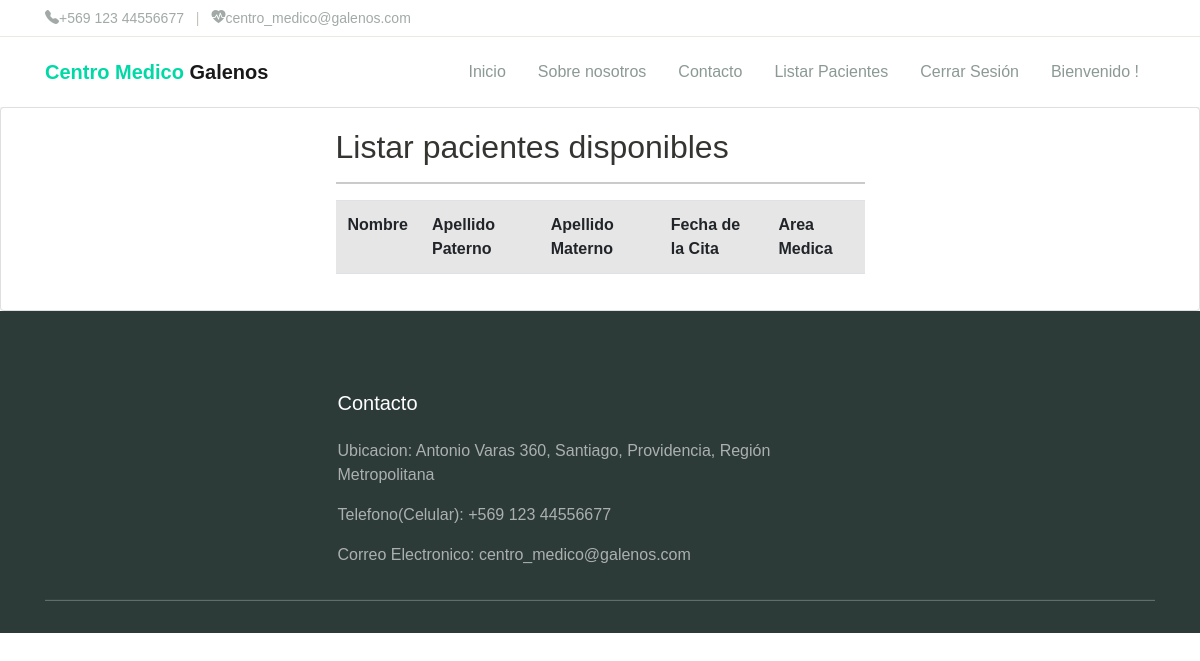
/listar-pacientes/ (signed in), run on an earlier commit of the app's database.
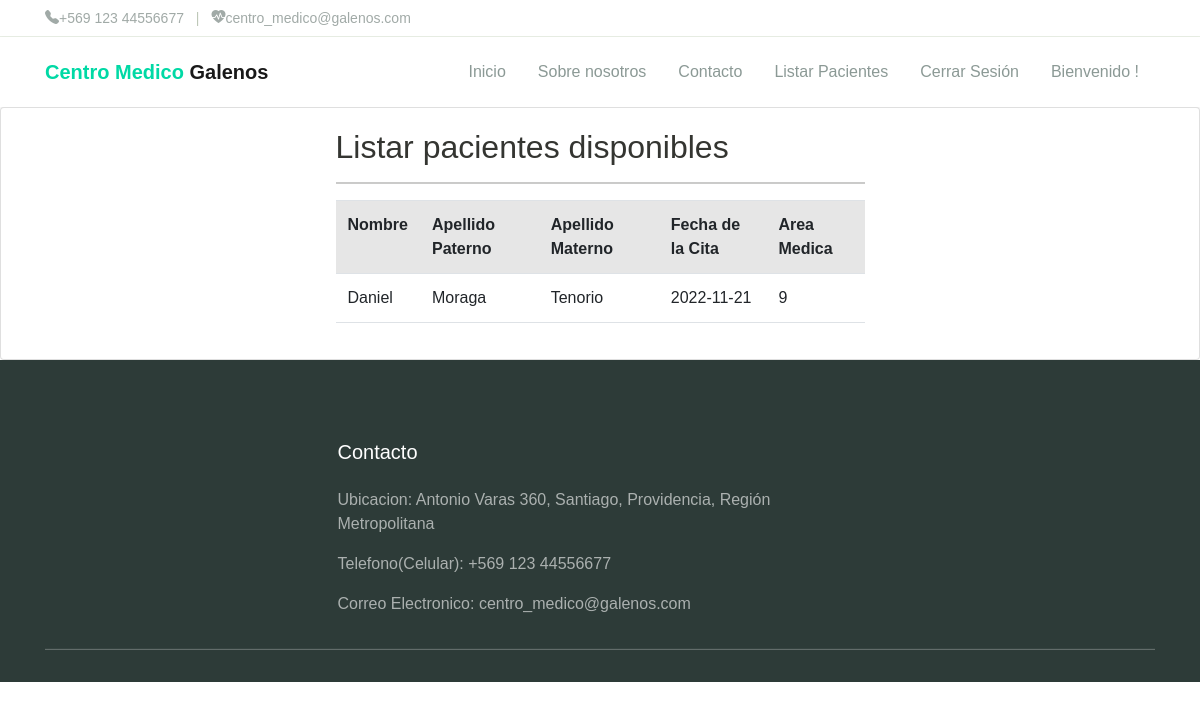
And on a later commit of the database.
### app/models.py (models this page shows, shortened)
class Cita(models.Model):
    nombre = models.CharField(max_length=50)
    apellido_paterno = models.CharField(max_length=15)
    apellido_materno = models.CharField(max_length=15)
    fecha_consulta = models.DateField()
    correo = models.EmailField()
    prevision_salud = models.IntegerField(choices=opciones_previsiones)
    area_medica = models.IntegerField(choices=opciones_areas_medicas)

### app/views.py (the view)
# urls.py: path('listar-pacientes/',listar_pacientes,name="listar_pacientes"),
@permission_required('app.view_paciente')
def listar_pacientes(request):
    pacientes = Cita.objects.all()
    data = {
        'pacientes': pacientes
    }
    return render(request, 'app/pacientes/listar.html',data)

### app/templates/app/pacientes/listar.html
{% extends 'app/base.html' %}
{% block contenido %}
<div class="card">
    <div class="col-md-6 offset-md-3">
        <div class="card-body">
            <h2>Listar pacientes disponibles</h2>
            <hr>
            <table class="table table-striped table-hover tab-responsive-sm">
                <tr>
                    <th>Nombre</th>
                    <th>Apellido Paterno</th>
                    <th>Apellido Materno</th>
                    <th>Fecha de la Cita</th>
                    <th>Area Medica</th>
                </tr>
                {% for c in pacientes %}
                <tr>
                    <td>{{ c.nombre | title }}</td>
                    <td>{{ c.apellido_paterno | capfirst }}</td>
                    <td>{{ c.apellido_materno | capfirst }}</td>
                    <td>{{ c.fecha_consulta | capfirst }}</td>
                    <td>{{ c.area_medica | title }}</td>
                </tr>
                {% endfor %}
            </table>
        </div>
    </div>
</div>
{% endblock%}

### app/templates/app/base.html (shortened to what this page needs)
<!DOCTYPE html>
<html lang="en">
<head>
    {% load static %}
    <link href="https://cdn.jsdelivr.net/npm/bootstrap@5.1.3/dist/css/bootstrap.min.css" rel="stylesheet"
>
    <link rel="stylesheet" href="https://cdn.jsdelivr.net/npm/bootstrap-icons@1.10.2/font/bootstrap-icons.css">
    <link rel="stylesheet" href="{% static 'app/css/maicons.css' %}">
    <link rel="stylesheet" href="{% static 'app/css/bootstrap.css' %}">
    <link rel="stylesheet" href="{% static 'app/vendor/owl-carousel/css/owl.carousel.css' %}">
    <link rel="stylesheet" href="{% static 'app/vendor/animate/animate.css' %}">
    <link rel="stylesheet" href="{% static 'app/css/theme.css' %}">
</head>
<body>
    <header>
        <div class="topbar">
            <div class="container">
                <div class="row">
                    <div class="col-sm-8 text-sm">
                        <div class="site-info">
                            <a href="#"><i class="bi bi-telephone-fill"> </i>  +569 123 44556677</a>
                            <span class="divider">|</span>
                            <a href="#"><i class="bi bi-heart-pulse-fill"> </i>  centro_medico@galenos.com</a>
                        </div>
                    </div>
                </div>
            </div>
        </div>
        <nav class="navbar navbar-expand-lg navbar-light shadow-sm">
            <div class="container">
                <a class="navbar-brand" href="{% url 'home' %}"><span class="text-primary">Centro Medico</span> Galenos</a>
                <div class="collapse navbar-collapse" id="navbarSupport">
                    <ul class="navbar-nav ml-auto">
                        <li class="nav-item">
                            <a class="nav-link" href="{% url 'home' %}">Inicio</a>
                        </li>
                        <li class="nav-item">
                            <a class="nav-link" href="{% url 'about' %}">Sobre nosotros</a>
                        </li>
                        <li class="nav-item">
                            <a class="nav-link" href="{% url 'contact' %}">Contacto</a>
                        </li>
                        {% if perms.app.view_paciente %}
                        <li class="nav-item">
                            <a class="nav-link" href="{% url 'listar_pacientes' %}">Listar Pacientes</a>
                        </li>
                        {% endif %}
                        {% if user.is_authenticated %}
                        <li>
                            <a class="nav-link" href="{% url 'logout' %}">Cerrar Sesión</a>
                        </li>
                        <li>
                            <a class="nav-link" href="#">Bienvenido {{user.first_name}} !</a>
                        </li>
                        {% endif %}
                    </ul>
                </div>
            </div>
        </nav>
    </header>
    <div id="contenido">
        {% block contenido %}
        {% endblock %}
    </div>
    <footer class="page-footer">
        <div class="container">
            <div class="row mx-auto">
                <div class="mx-auto col-sm-6 col-lg-6 py-6">
                    <h5>Contacto</h5>
                    <p class="footer-link mt-2">Ubicacion: Antonio Varas 360, Santiago, Providencia, Región Metropolitana</p>
                    <a href="#" class="footer-link">Telefono(Celular): +569 123 44556677</a>
                    <a href="#" class="footer-link">Correo Electronico: centro_medico@galenos.com</a>
                </div>
            </div>
            <hr>
        </div>
    </footer>
</body>
</html>

### app/static/app/css/theme.css (style rules this page uses)
:root { --primary: #0d6efd;; --accent: #FF3D85; --secondary: #6c757d; --warning: #ffc107; --info: #0dcaf0; --danger: #dc3545; --success: #198754; --dark: #212529; --light: #f8f9fa; --cs: #596261; --grey: #6E807A; }
body { font-family: "Source Sans Pro", sans-serif; line-height: 1.5; color: #343531; }
a { color: #07be94; text-decoration: none; background-color: transparent; }
.text-sm { font-size: 14px !important; }
.text-primary { color: #00D9A5 !important; }
.topbar { border-bottom: 1px solid #E8EEE4; }
.topbar .row { align-items: center; min-height: 36px; }
.topbar .site-info a { display: inline-flex; align-items: center; color: #A1AAA7; }
.topbar .site-info .divider { margin-left: 8px; margin-right: 8px; color: #BEC8B8; }
.navbar { min-height: 70px; }
.navbar-brand { font-weight: 600; padding-top: 10px; padding-bottom: 10px; }
.navbar-nav { margin-top: 10px; border-top: 1px solid #E8EEE4; flex-shrink: 0; }
.navbar-nav .nav-link { transition: all .2s ease; }
.navbar-light .navbar-nav .nav-link { color: rgba(110, 128, 122, 0.8); }
@media (min-width: 992px) { .navbar-expand-lg .navbar-nav { margin-top: 0; border-top: none; } }
@media (min-width: 992px) { .navbar-expand-lg .navbar-nav .nav-link { padding-right: 16px; padding-left: 16px; } }
@media (min-width: 992px) { .navbar-expand-lg .navbar-nav { align-items: center; } }
.page-footer { position: relative; display: block; padding-top: 80px; padding-bottom: 16px; background-color: #2D3B38; color: #fff; }
.page-footer h5 { font-weight: 500; margin-bottom: 16px; }
.page-footer hr { border-color: #4F5E5B; }
.footer-menu a, .footer-link { display: inline-block; padding-top: 6px; padding-bottom: 6px; color: rgba(255, 255, 255, 0.6); transition: all .2s ease; }
.footer-link { padding: 0; margin-bottom: 16px; }

What changed in the data, as far as the page shows it:
added Cita: nombre "Daniel", apellido_paterno "Moraga", apellido_materno "Tenorio", fecha_consulta "2022-11-21", area_medica "9"
